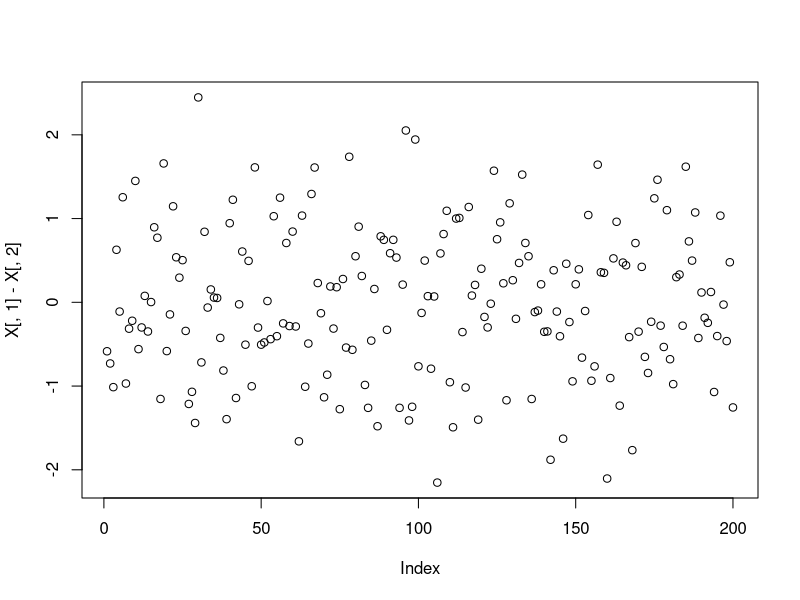
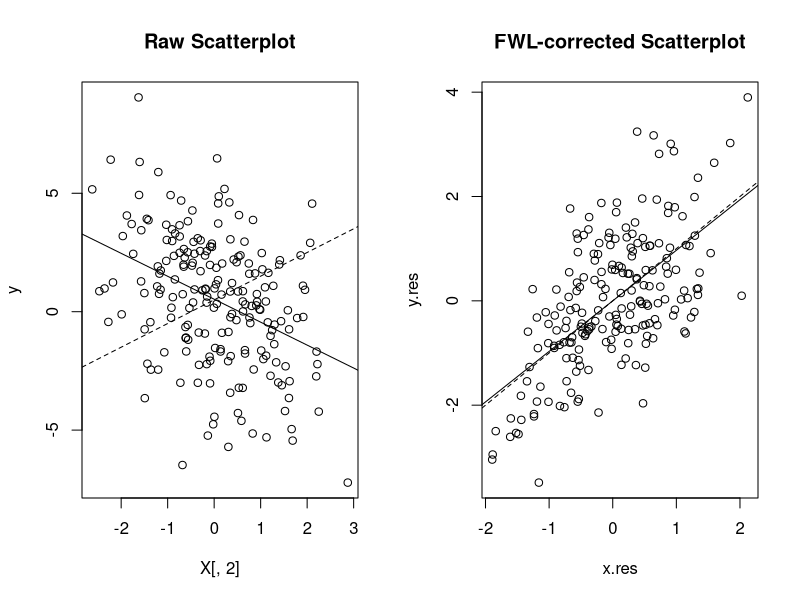

The R source for these figures, in order:
## ---- chunk 1
rm(list=ls())

library(mvtnorm) 
X<-rmvnorm(200, mean = c(0,0), sigma= matrix(data = c(1,0.6,0.6,1), nrow=2, ncol = 2)) 
plot(X[,1]-X[,2])
cor(X[,1], X[,2]) # correlation of x1 and x2
X<-cbind(X, rep(rep(1,200))) # bind a constant variable to x (constant term in the regression)
b<-c(-3, 1, 0.5) # line with a slope of 1
y<-X%*%b+rnorm(200, sd = 1)


summary(lm(y~X-1))

# First FWL plot
par(mfrow = c (1, 2))
plot (y~ X[,2], main = "Raw Scatterplot") # plot x2 against y
summary(lm(y~X[,2]))
abline(coefficients(lm(y~X[,2])))
abline(0.5, 1, lty= 2) # create a line with a slope of 1 
## ---- chunk 2
# FWL corrected scatterplot
z<-X[,c(1,3)] # extract all the rows of x2 

y.res<-y-predict(lm(y~z-1)) #  regression of x1 and a constant without x2
x.res<-X[,2]-predict(lm(X[,2]~z-1)) # residuals of the y.reg


summary(lm(y.res~x.res-1)) # run a y residuals vs. the x residuals
# the beta is is the same as in the first regression

# fwl corrected scatterplot
plot(y.res~x.res, main= "FWL-corrected Scatterplot")
summary(lm(y.res~x.res-1)) # 
abline(coefficients(lm(y.res~x.res)))
abline(0, 1, lty= 2) # create a line with a slope of 1 
## creates a correct scatter plot when spurious regression is prevalent
